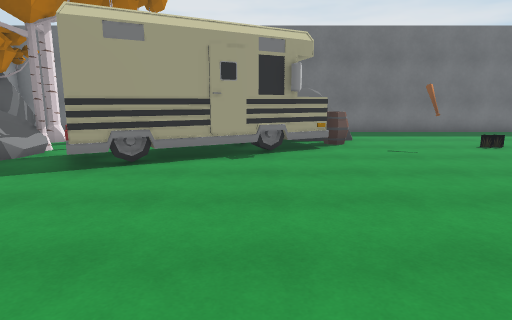
View 1 (above)

24 first-person views from a walk through a 3-D level made in the Unity game engine. The camera is 1.5 m above the floor, tilts 10° down and sees 75° across. The floor is counted in squares, 1 m on a side. Each view is taken from the middle of a square. On the plan, view 1 faces up. The plan holds only what a view shows up to about 15 squares ahead; the rest is blank. The place goes on beyond the plan. The player character is not drawn. Some animated figures are left out.

View 2
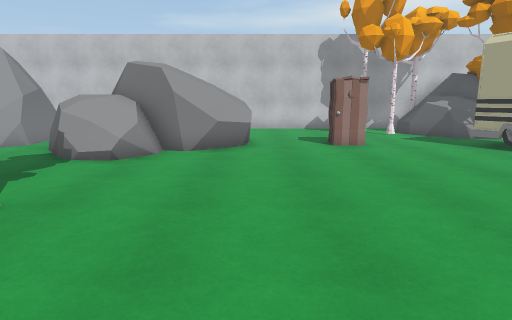

View 3
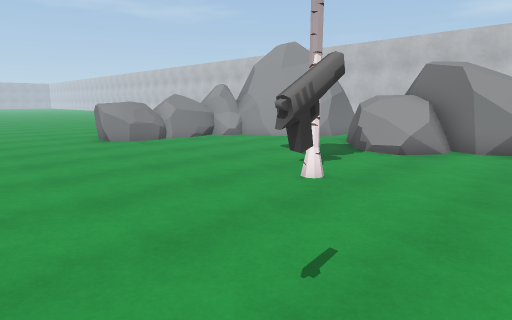

View 4
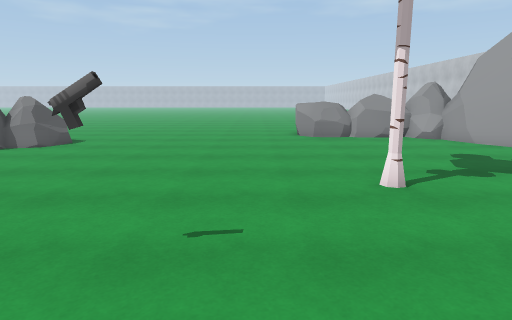

View 5
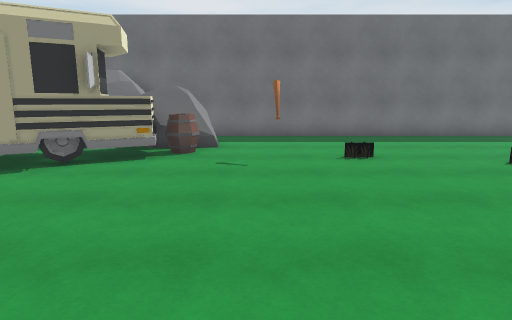

View 6
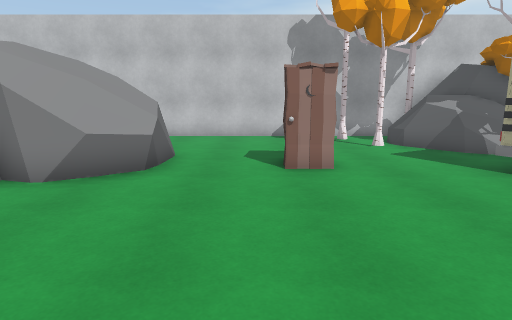

View 7
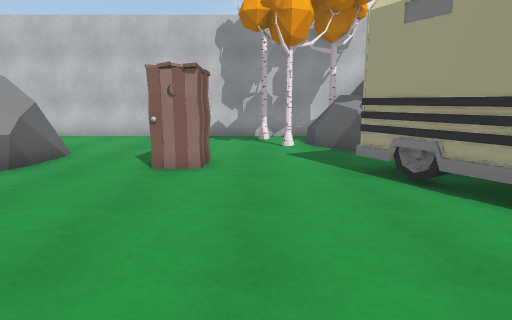

View 8
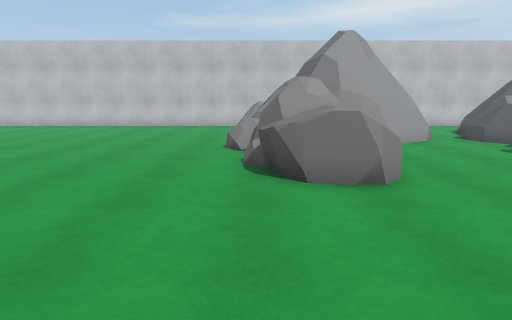

View 9
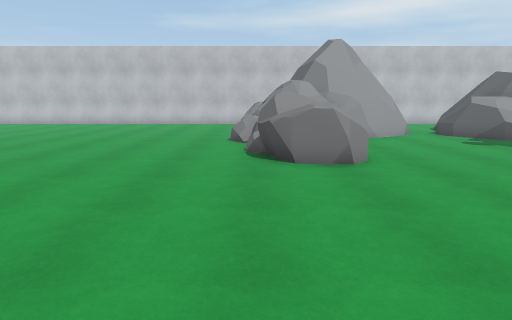

View 10
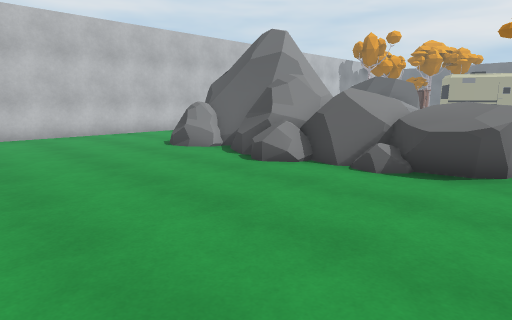

View 11
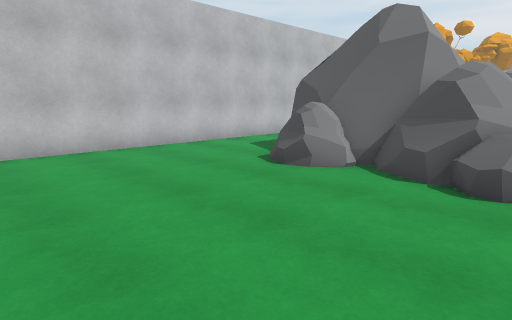

View 12
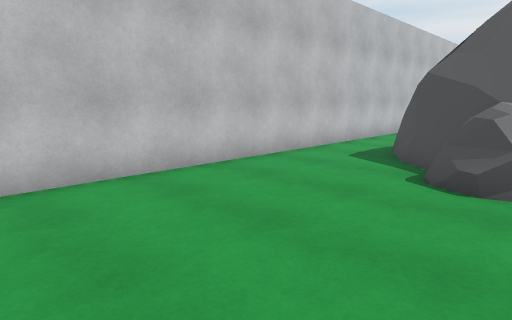

View 13
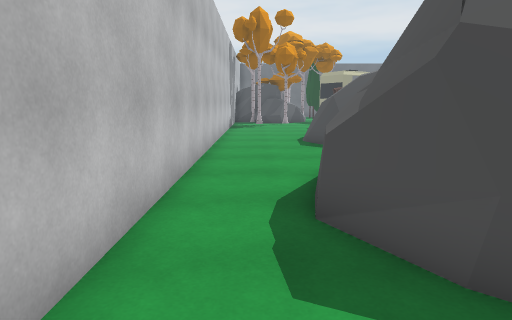

View 14
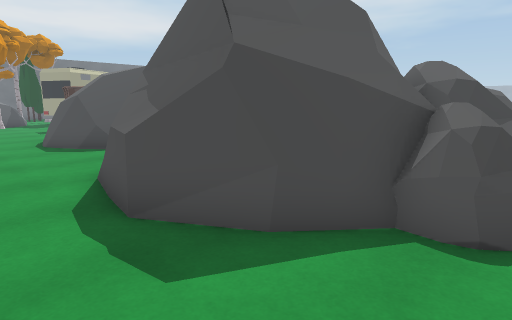

View 15
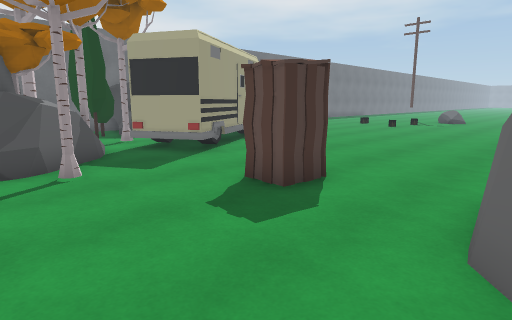

View 16
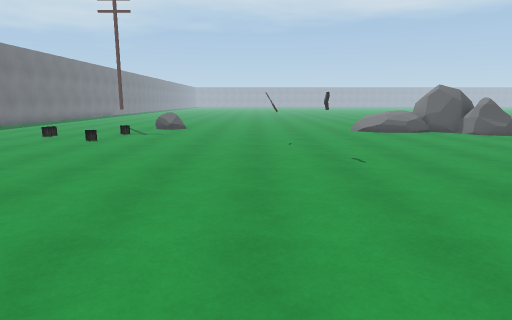

View 17
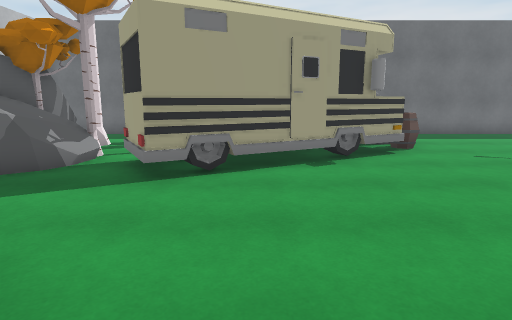

View 18
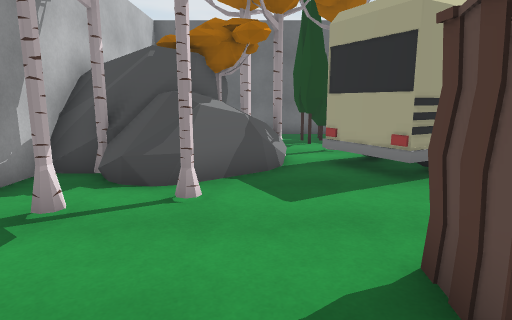

View 19
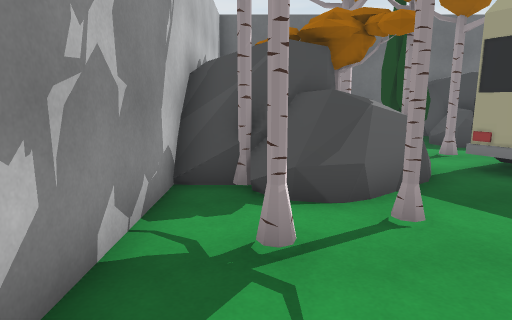

View 20
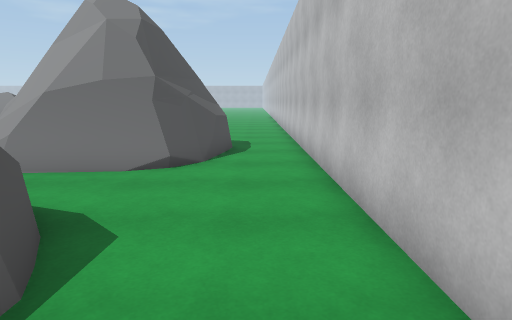

View 21
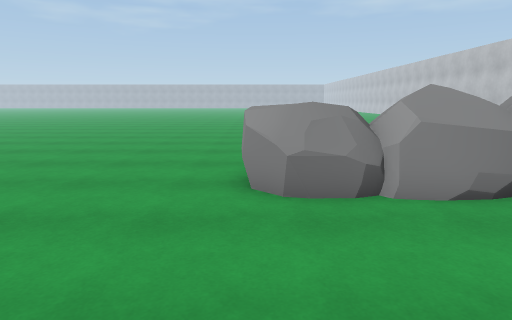

View 22
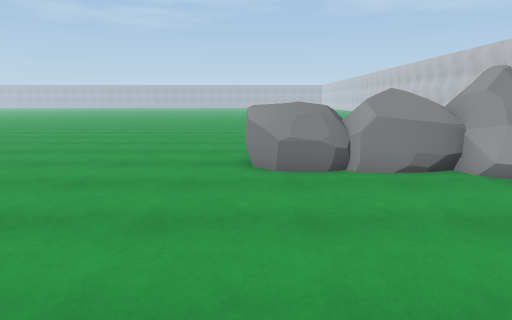

View 23
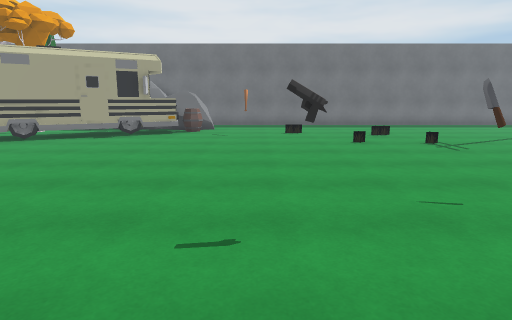

View 24
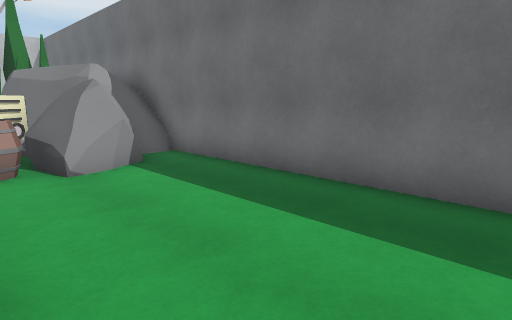

### Floor plan
Points are (right, up) in squares from view 1. A wall is a line through its corners. A room is listed if a view was taken in it or the views show most of it. See-through windows are left out.
Room 1 (views 1, 2, 3, 4, 5, 6, 7, 8, 9, 10, 11, 12, 13, 14, 15, 16, 17, 18, 19, 20, 21, 22, 23, 24)
walls: (-4.9, -5.1) (-6.2, -4.6); (-5, -5.3) (-6.5, -4.7); (-5, -5.5) (-6.8, -4.8); (-4, -0.4) (-3.2, -1.3) (-3, -2.3); (-4.1, -0.4) (-2.9, -2.1) (-3.4, -3.5); (-6, -4.8) (-7.6, -3.8); (-4.5, -0.1) (-3.4, -1.3); (-6.3, -4.8) (-7.6, -3.9) (-7.5, -2.4); (-6.6, -4.8) (-7.2, -4.5); (-7.1, -4.7) (-7.6, -3.7); (-6, -0.5) (-5.6, -0.2); (-5.9, -0.2) (-4, -0.2) (-3, -1.5); (-7.4, -4.1) (-7.4, -2.3); (-6.4, -0.5) (-4.1, -0.1); (2, 11.9) (2.3, 10.7) (-4.1, 7.2) (-5.3, 9.4); (-9.4, 8.5) (-9.8, 8.4) (-11.2, 8.9); (-10.3, 7.9) (-11.6, 8.4); (1.1, 12.9) (1.8, 12.2); (-10.4, 8.2) (-11.6, 8.7); (-10.3, 8.4) (-11.4, 8.8); (-7.8, 11.1) (-8, 10.5); (0.4, 14.1) (-1.6, 12.7); (-11.5, 9.2) (-11.5, -21.2); (1, 15.8) (1, 15.2); (1.2, 16.1) (1.2, 15.2); (1.6, 16.5) (1.6, 15.1); (12.5, 16.5) (0, 16.5)
low walls: (-5.4, -5.6) (-6.1, -5.3); (-4.6, -0.2) (-4.1, -0.4); (-6.4, -5.2) (-7, -4.9); (-6.7, -5) (-7.1, -4.7); (-6.8, -5.3) (-7.4, -4.7); (-7.2, -5.1) (-8, -3.3); (-6.7, -0.9) (-5.9, -0.2); (-7.8, -3.5) (-7.8, -2.6); (-8.1, -3.5) (-8, -2.8); (-10.4, 7.9) (-11.4, 7.9); (-10.7, 7.9) (-11.6, 8.2); (1.4, 16.4) (1.4, 15.3); (1.8, 16.5) (1.8, 15.5)
ways out: opening at (-6, 11)
objects: tree (-10, 5); tree (-10, 8); rock (-9, -14) to (-3, -8); rock (-9, 7) to (-7, 10); tree (-9, 10) to (-8, 11); tree (-8, 6); rock (-7, -16) to (-5, -14); tree (-6, 10); rock (-5, -6) to (-2, -3); other object (-5, 3) to (-4, 4); rock (-4, -15) to (-2, -12); other object (-3, 8); rock (-2, -16); rock (-1, -15) to (0, -12); rock (1, -15); rock (1, -15) to (3, -12); rock (1, 13) to (3, 15); tree (3, -4); barrel (3, 12); gun (7, -1); other object (8, 11); other object (10, 0); other object (10, 7); other object (11, 10); rock (12, -10) to (12, -9); other object (12, 7); other object (12, 10)

Where each view was taken, in squares from view 1:
view 1: 0 up, 0 right, facing up
view 2: 0 up, 7 right, facing left
view 3: 0 up, 8 right, facing down-left
view 4: 2 up, 5 right, facing down
view 5: 2 up, 5 right, facing up
view 6: 2 up, 3 right, facing left
view 7: 5 up, 3 right, facing left
view 8: 15 down, 9 right, facing left
view 9: 15 down, 11 right, facing left
view 10: 22 down, 4 right, facing up-left
view 11: 22 down, 1 left, facing up-left
view 12: 22 down, 5 left, facing up-left
view 13: 16 down, 10 left, facing up
view 14: 16 down, 11 left, facing up-right
view 15: 1 down, 10 left, facing up-right
view 16: 1 up, 3 left, facing right
view 17: 1 up, 2 left, facing up
view 18: 1 up, 7 left, facing up
view 19: 2 up, 10 left, facing up
view 20: 1 down, 10 left, facing down
view 21: 7 down, 3 right, facing down
view 22: 5 down, 3 right, facing down
view 23: 5 down, 6 right, facing up
view 24: 11 up, 11 right, facing up-left
